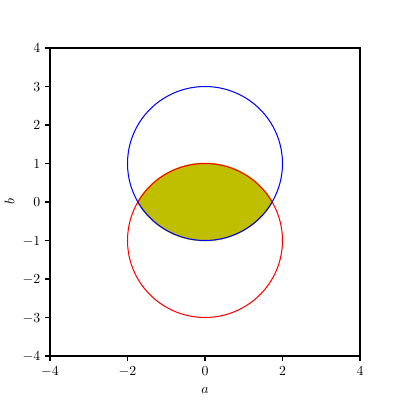

Python code for this plot:
import matplotlib.pyplot as plt
import numpy as np

plt.rc("text", usetex=True)
plt.rcParams["mathtext.fontset"] = "cm"

fig = plt.figure(figsize=(4, 4))
ax = fig.add_subplot(111)

a, b = 2, 2
theta = np.arange(0, 2 * np.pi, np.pi / 1000)
x = a * np.cos(theta)
y = b * np.sin(theta)
ax.plot(x, y - 1, "r", lw=".75")
ax.plot(x, y + 1, "b", lw=".75")

ax.set_ylim([-4, 4])
ax.set_xlim([-4, 4])

ax.fill_between(
    x,
    1 - np.sqrt(4 - pow(x, 2)),
    np.sqrt(4 - pow(x, 2)) - 1,
    where=(x >= -np.sqrt(3)) & (x <= np.sqrt(3)),
    color="y",
)

plt.xlabel(r"$a$")
plt.ylabel(r"$b$")

plt.savefig("ellipse_area.pdf")
plt.show()
